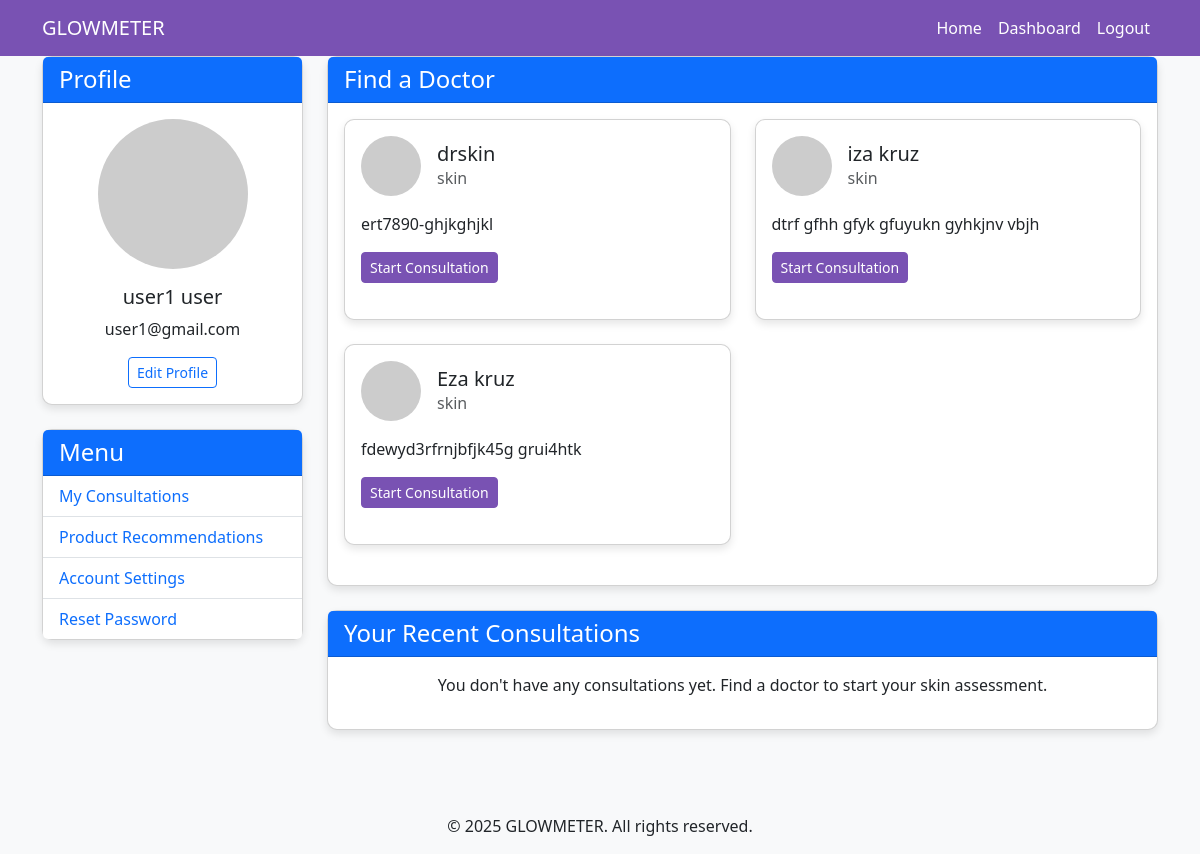
Page /dashboard/ (signed in) on the earlier database version.
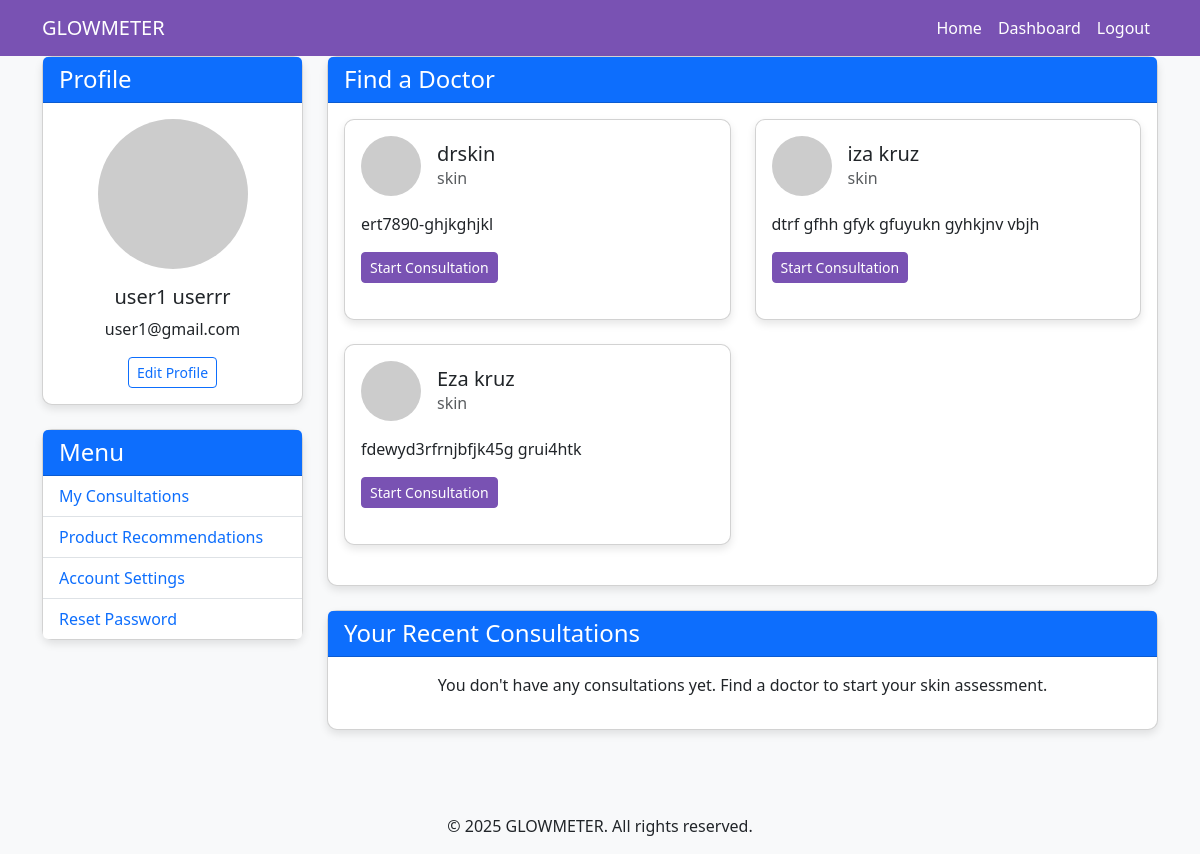
Same page on the later database version.
### glowmeter_app/models.py (models this page shows, shortened)
class User(AbstractBaseUser, PermissionsMixin):
    username = None
    email = models.EmailField(unique=True)
    first_name = models.CharField(max_length=30, blank=True)
    last_name = models.CharField(max_length=30, blank=True)
    is_active = models.BooleanField(default=True)
    is_staff = models.BooleanField(default=False)
    is_doctor = models.BooleanField(default=False)
    is_admin = models.BooleanField(default=False)
    date_joined = models.DateTimeField(auto_now_add=True)
    USERNAME_FIELD = 'email'
    REQUIRED_FIELDS = []
    objects = UserManager()

class RegularUser(models.Model):
    user = models.OneToOneField(User, on_delete=models.CASCADE, related_name='user_profile')
    full_name = models.CharField(max_length=100)
    profile_picture = models.ImageField(upload_to='profiles/', null=True, blank=True)

### glowmeter_app/views.py (the view)
# urls.py: path('dashboard/', views.dashboard, name='dashboard'),
@login_required
def dashboard(request):
    user = request.user
    if user.is_admin:
        return render(request, 'admin_dashboard.html')
    elif user.is_doctor:
        return render(request, 'doctor_dashboard.html')
    else:
        doctors = Doctor.objects.filter(is_available=True)
        return render(request, 'user_dashboard.html', {'doctors': doctors})

### templates/user_dashboard.html (shortened to what the changed rows need)
{% extends 'base.html' %}
{% block content %}
<div class="container">
    <div class="row">
        <div class="col-md-3">
            <div class="card mb-4">
                <div class="card-body text-center">
                    <div class="mb-3">
                        {% if user.user_profile.profile_picture %}
                            <img src="{{ user.user_profile.profile_picture.url }}" alt="Profile Picture" class="img-fluid rounded-circle" style="width: 150px; height: 150px; object-fit: cover;">
                        {% else %}
                            <img src="https://via.placeholder.com/150" alt="Profile Picture" class="img-fluid rounded-circle">
                        {% endif %}
                    </div>
                    <h5>{{ user.user_profile.full_name }}</h5>
                    <p>{{ user.email }}</p>
                    <a href="{% url 'edit_profile' %}" class="btn btn-sm btn-outline-primary">Edit Profile</a>
                </div>
            </div>
        </div>
    </div>
</div>
{% endblock %}

Differences in the rows shown:
changed User "user1@gmail.com": user_profile.full_name "user1 user" → "user1 userrr"
